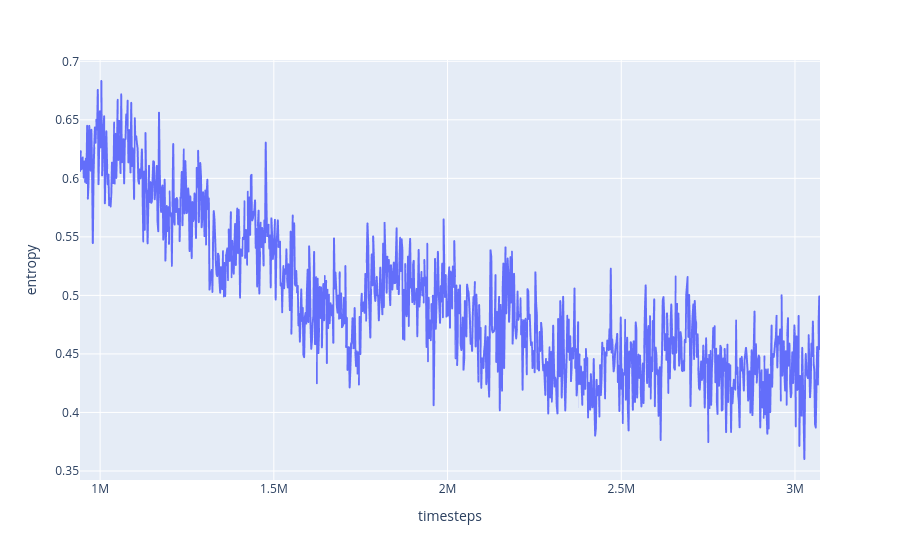

This figure's notebook cell:
### Code cell
history = pd.read_csv("../models/artifacts/ppo/depth_1_10_onehot/v005/history.csv")

history_5 = history[history['curriculum_depth'] == 6]

print(history_5.shape)
solve_rate = history.copy()

depth_stats = solve_rate.groupby('curriculum_depth').agg(
    depth_count=('curriculum_depth', 'count'),
    avg_solve=('train_solve_rate', 'mean'),
    avg_timeout=('timeout_rate', 'mean'),
    min_timeout=('timeout_rate', 'min'),
    max_timeout=('timeout_rate', 'max'),
    ep_length=('mean_episode_length', 'mean'),
    
)

display(depth_stats)

display(history_5.head())
print(history.shape)
print(history['curriculum_depth'].value_counts())

fig1 = px.line(history_5, x='timesteps', y='entropy')
fig1.show()

### Figure 1 — Plotly figure (JSON) as saved in the notebook; plotly's stock layout.template omitted (floating-point values rounded to 4 significant figures; data arrays with more than 128 entries replaced by an {"elided": "..."} marker saying what was removed)
{"data": [{"hovertemplate": "timesteps=%{x}<br>entropy=%{y}<extra></extra>", "legendgroup": "", "line": {"color": "#636efa", "dash": "solid"}, "marker": {"symbol": "circle"}, "mode": "lines", "name": "", "showlegend": false, "type": "scattergl", "x": {"elided": "1041 int values"}, "xaxis": "x", "y": {"elided": "1041 float values"}, "yaxis": "y"}], "layout": {"legend": {"tracegroupgap": 0}, "margin": {"t": 60}, "xaxis": {"anchor": "y", "domain": [0, 1], "title": {"text": "timesteps"}}, "yaxis": {"anchor": "x", "domain": [0, 1], "title": {"text": "entropy"}}}}
